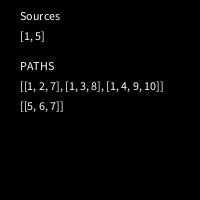
Frame 1 (no input)
Frame 60 (the mouse pressed at the canvas centre just before this capture): identical to frame 1, image omitted
Frame 120 (the mouse held since frame 60 and released just before this capture): identical to frame 1, image omitted

The Processing sketch that drew this single still picture (run headless with seeded random() and noise(); from frame 60 on, the mouse is pressed at the canvas centre):

// Processing sketch: processing_155132
// ── processing_155132.pde

// Given an array of edges in a directed graph, this algorithm will find all paths 
// from a specified source node to all possible sinks.

import java.util.*;
import java.lang.*;

// The directed graph is specified by a list of edges like so:
int[][]edges = {
   {1,2},
   {1,3},
   {1,4},
   {2,7},
   {3,8},
   {4,9},
   {9,10},
   {5,6},
   {6,7}
  };
int edgeLength =9;

// This is the list of source nodes for the graph
int[] sources = {1, 5};

boolean init = true;

void setup(){
  size(200,200);
  background(0);
  text("Sources",20,20);
   text(Arrays.toString(sources),20,40);
  }

void draw()
{
 if(init){
  text("PATHS",20,70); 
  for(int i=0;i<sources.length;i++){
     ArrayList<ArrayList<Integer>> Allpaths= getPaths(sources[i]);
     text(Allpaths.toString(),20,(i*20)+90);
     init = false;
    }  
   }
}

ArrayList<ArrayList<Integer>> getPaths(int source)
{
  ArrayList<ArrayList<Integer>> childPaths = new ArrayList<ArrayList<Integer>>();;
  ArrayList<ArrayList<Integer>> oldPaths = new ArrayList<ArrayList<Integer>>();
  ArrayList<ArrayList<Integer>> master= new  ArrayList<ArrayList<Integer>>(); 
  ArrayList<Integer> sourcePath = new ArrayList<Integer>();
  sourcePath.add(source);
  master.add(sourcePath);
  do{ 
   if (master!=null) {
     oldPaths = new   ArrayList<ArrayList<Integer>>(); 
     childPaths = new ArrayList<ArrayList<Integer>>();
    for(ArrayList<Integer> path:master){
      int lastNode = path.get(path.size()-1);
       ArrayList<Integer> children = getChildNodes(lastNode);
        if(children!=null){
          for(int child:children){
            ArrayList<Integer> path_temp= new ArrayList<Integer>(path);  
            path_temp.add(child);
            childPaths.add(path_temp); 
            oldPaths.add(path);      
     }}}
   for(ArrayList<Integer> childPath:childPaths){master.add(childPath);}
   for(ArrayList<Integer> oldPath:oldPaths){ int masterIdx = master.indexOf(oldPath); if(masterIdx>=0)master.remove(masterIdx);}
  }
 }while(childPaths.size()>0);
 return master;
}




ArrayList<Integer> getChildNodes(int node)
{
  ArrayList<Integer> children = new ArrayList<Integer>();
  for(int i=0; i<edgeLength;i++)
  {
    if(edges[i][0]==node) {children.add(edges[i][1]);
    }
  } 
  return children;
}
